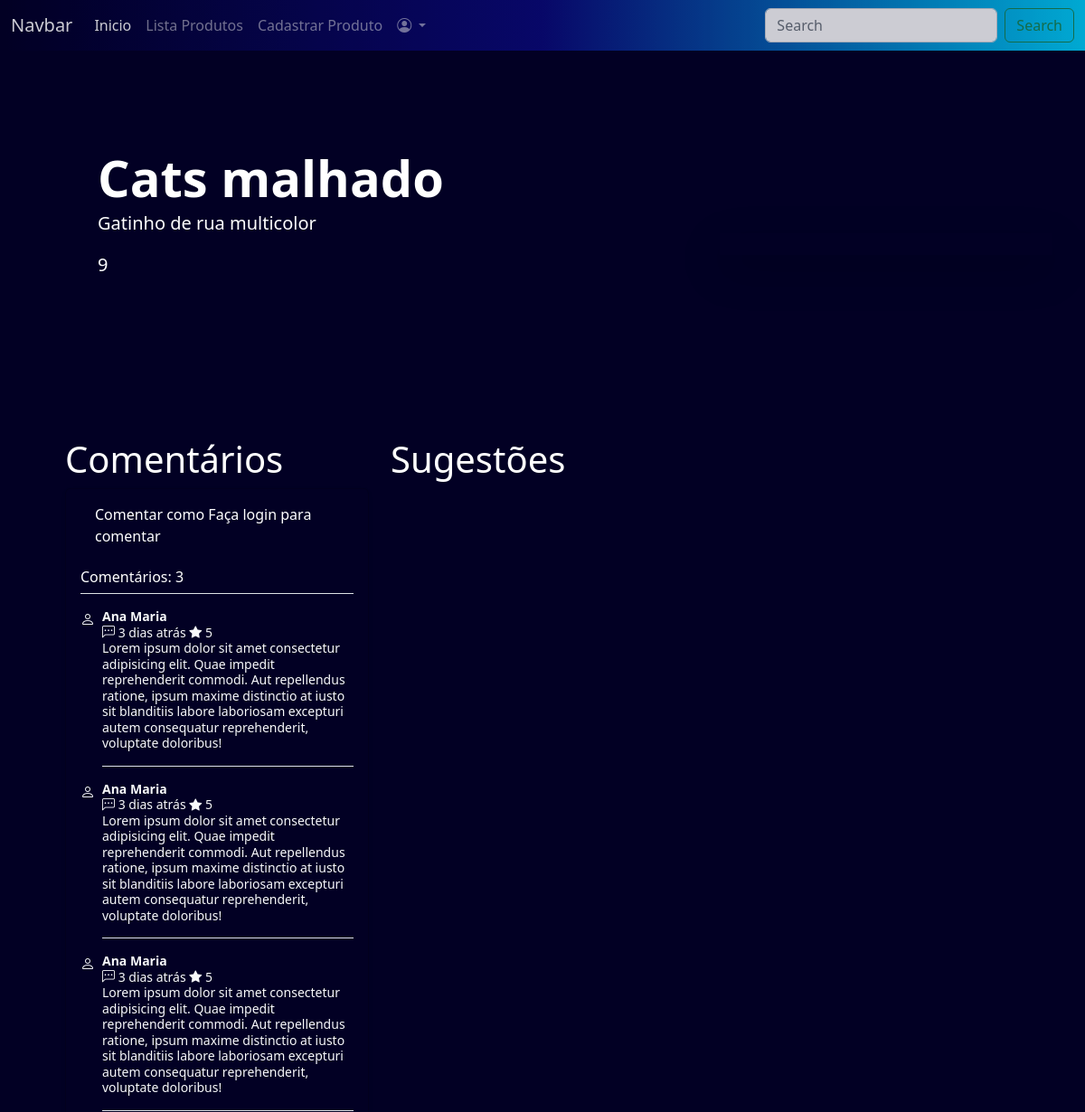
The app's page /produtos/item.php?u_id=9 (upper part), older data.
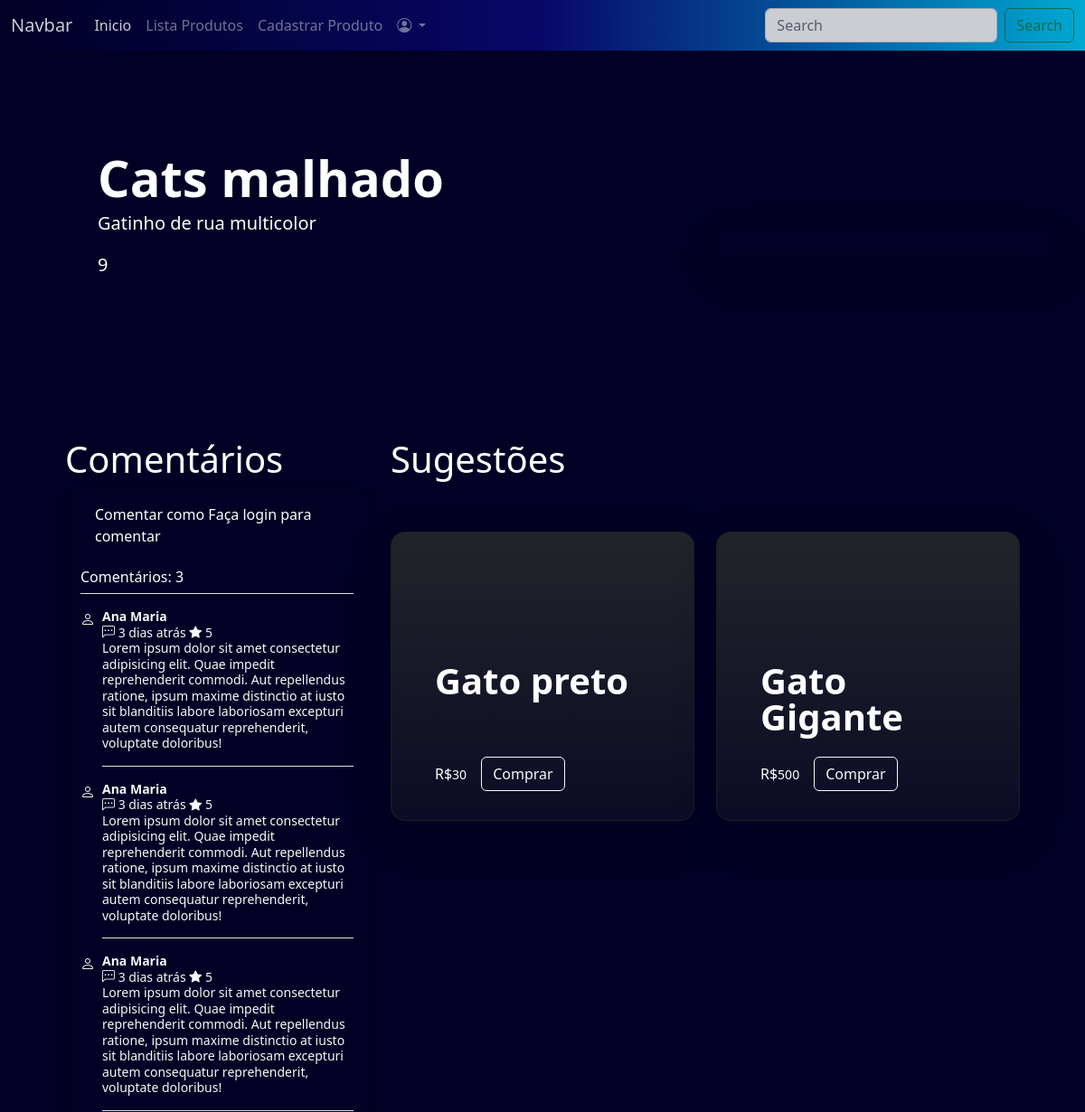
The same page, newer data.
### tables this page shows
CREATE TABLE produtos(
id INTEGER PRIMARY KEY AUTOINCREMENT,
nome TEXT,
tipo TEXT,
descricao TEXT,
preco REAL,
quantidade INTEGER,
imagem TEXT
);

### produtos/item.php (the view, shortened to what the changed rows need)
<?php
include '../configuracao/conexao.php';
$id = $_GET['u_id'];
include '../componentes/header.php';
$sql = "SELECT * FROM produtos WHERE Id = $id";
$resultado = $db->query($sql);
while ($item = $resultado->fetchArray()) {
  $id = $item['id'];
?>
  <section class="p-5">
    <div class="text-white">
      <div class="row p-4 pb-0 pe-lg-0 pt-lg-5 align-items-center">
        <div class="col-lg-7 p-3 p-lg-5 pt-lg-3">
          <h1 class="display-4 fw-bold lh-1">
            <?php
            echo $item['nome'];
            ?>
          </h1>
          <p class="lead">
            <?php
            echo $item['descricao'];
            ?>
          </p>
          <p class="lead">
            <?php
            echo $id;
            ?>
          </p>
        </div>
        <div class="col-lg-4 offset-lg-1 p-0 overflow-hidden shadow-lg">
        </div>
      </div>
      <div class="px-4 py-5" id="custom-cards">
        <div class="row py-5">
          <div class="col-4">
            <h1>Comentários</h1>
            <div class="card bg-2 text-white shadow-sm px-3">
              <div class="card-body">
                <label for="comentario" class="form-label">Comentar como
                  <?php
                  if (isset($_SESSION['usuario'])) {
                    echo $_SESSION['usuario'];
                  ?>
                </label>
                <form action="../produtos/comentar.php" method="POST">
                  <input type="hidden" name="idProduto" value="<?php echo $item['id']; ?>">
                  <input type="hidden" name="idUsuario" value="<?php echo $idUsuario; ?>">
                  <textarea class="form-control" name="comentario" id="comentario" rows="3" placeholder="Comente Aqui"></textarea>
                  <div class="form-group">
                    <label for="nota">Nota</label>
                    <select class="form-control" name="nota" id="nota">
                      <option value="1">1</option>
                      <option value="2">2</option>
                      <option value="3">3</option>
                      <option value="4">4</option>
                      <option value="5">5</option>
                    </select>
                  </div>
                  </br>
                  <button type="submit" class="btn btn-primary">Comentar</button>
                </form>
              <?php
                  } else {
                    echo "Faça login para comentar";
                  }
              ?>
              </div>
              <h6 class="border-bottom pb-2 mb-0">
                Comentários: 3
              </h6>
              <div class="d-flex text-light pt-3">
                <div class="bd-placeholder-img flex-shrink-0 me-2 rounded" width="32" height="32" xmlns="http://www.w3.org/2000/svg" role="img" aria-label="Placeholder: 32x32" preserveAspectRatio="xMidYMid slice" focusable="false">
                  <i class="bi bi-person"></i>
                </div>
                <p class="pb-3 mb-0 small lh-sm border-bottom">
                  <strong class="d-block text-gray-dark">Ana Maria</strong>
                  <i class="bi bi-chat-left-dots"></i> 3 dias atrás
                  <i class="bi bi-star-fill"></i> 5
                  Lorem ipsum dolor sit amet consectetur adipisicing elit. Quae impedit reprehenderit commodi. Aut repellendus ratione, ipsum maxime distinctio at iusto sit blanditiis labore laboriosam excepturi autem consequatur reprehenderit, voluptate doloribus!
                </p>
              </div>
              <div class="d-flex text-light pt-3">
                <div class="bd-placeholder-img flex-shrink-0 me-2 rounded" width="32" height="32" xmlns="http://www.w3.org/2000/svg" role="img" aria-label="Placeholder: 32x32" preserveAspectRatio="xMidYMid slice" focusable="false">
                  <i class="bi bi-person"></i>
                </div>
                <p class="pb-3 mb-0 small lh-sm border-bottom">
                  <strong class="d-block text-gray-dark">Ana Maria</strong>
                  <i class="bi bi-chat-left-dots"></i> 3 dias atrás
                  <i class="bi bi-star-fill"></i> 5
                  Lorem ipsum dolor sit amet consectetur adipisicing elit. Quae impedit reprehenderit commodi. Aut repellendus ratione, ipsum maxime distinctio at iusto sit blanditiis labore laboriosam excepturi autem consequatur reprehenderit, voluptate doloribus!
                </p>
              </div>
              <div class="d-flex text-light pt-3">
                <div class="bd-placeholder-img flex-shrink-0 me-2 rounded" width="32" height="32" xmlns="http://www.w3.org/2000/svg" role="img" aria-label="Placeholder: 32x32" preserveAspectRatio="xMidYMid slice" focusable="false">
                  <i class="bi bi-person"></i>
                </div>
                <p class="pb-3 mb-0 small lh-sm border-bottom">
                  <strong class="d-block text-gray-dark">Ana Maria</strong>
                  <i class="bi bi-chat-left-dots"></i> 3 dias atrás
                  <i class="bi bi-star-fill"></i> 5
                  Lorem ipsum dolor sit amet consectetur adipisicing elit. Quae impedit reprehenderit commodi. Aut repellendus ratione, ipsum maxime distinctio at iusto sit blanditiis labore laboriosam excepturi autem consequatur reprehenderit, voluptate doloribus!
                </p>
              </div>
            </div>
          </div>
          <div class="col-8">
            <h1>
              Sugestões
            </h1>
            <div class="row row-cols-1 row-cols-lg-2 align-items-stretch g-4 py-5">
              <?php
              $sql = "SELECT * FROM produtos WHERE tipo = '" . $item['tipo'] . "' AND id != '" . $item['id'] . "'";
              $resultado2 = $db->query($sql);
              while ($item = $resultado2->fetchArray()) {
              ?>
                <div class="col">
                  <div class="card card-cover h-100 overflow-hidden text-bg-dark rounded-4 shadow-lg" style="background-image: url('<?php echo $item['imagem']; ?>'); background-size: cover;  background-position: center;">
                    <div class="d-flex flex-column h-100 p-5 pb-3 text-white text-shadow-1 bg-gradiente">
                      <h3 class="pt-5 mt-5 mb-4 display-6 lh-1 fw-bold">
                        <?php
                        echo $item['nome'];
                        ?>
                      </h3>
                      <ul class="d-flex list-unstyled mt-auto">
                        <li class="d-flex align-items-center me-3">
                          R$
                          <small>
                            <?php
                            echo $item['preco'];
                            ?>
                          </small>
                        </li>
                        <li class="d-flex align-items-center">
                          <a href="" class="btn btn-outline-light">
                            Comprar
                          </a>
                        </li>
                      </ul>
                    </div>
                  </div>
                </div>
              <?php
              }
              ?>
            </div>
          </div>
        </div>
      </div>
  </section>
<?php
}
include '../componentes/footer.php';
?>

Row changes from the older to the newer data that the page shows:
added produtos: nome "Gato preto", preco "30", shown under "Cats malhado"
added produtos: nome "Gato Gigante", preco "500", shown under "Cats malhado"
